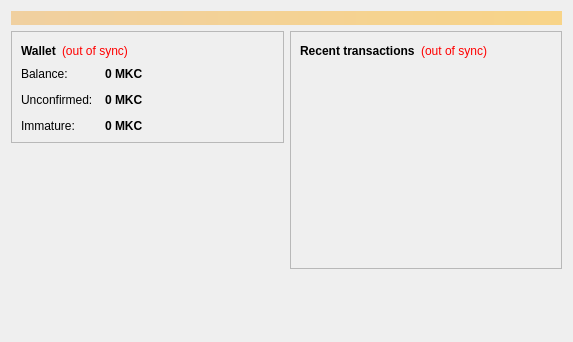
<?xml version="1.0" encoding="UTF-8"?>
<ui version="4.0">
 <class>OverviewPage</class>
 <widget class="QWidget" name="OverviewPage">
  <property name="geometry">
   <rect>
    <x>0</x>
    <y>0</y>
    <width>573</width>
    <height>342</height>
   </rect>
  </property>
  <property name="windowTitle">
   <string>Form</string>
  </property>
  <layout class="QVBoxLayout" name="topLayout">
   <item>
    <widget class="QLabel" name="labelAlerts">
     <property name="visible">
      <bool>false</bool>
     </property>
     <property name="styleSheet">
      <string notr="true">background-color: qlineargradient(x1: 0, y1: 0, x2: 1, y2: 0, stop:0 #F0D0A0, stop:1 #F8D488); color:#000000;</string>
     </property>
     <property name="wordWrap">
      <bool>true</bool>
     </property>
     <property name="margin">
      <number>3</number>
     </property>
    </widget>
   </item>
   <item>
    <layout class="QHBoxLayout" name="horizontalLayout" stretch="1,1">
     <item>
      <layout class="QVBoxLayout" name="verticalLayout_2">
       <item>
        <widget class="QFrame" name="frame">
         <property name="frameShape">
          <enum>QFrame::StyledPanel</enum>
         </property>
         <property name="frameShadow">
          <enum>QFrame::Raised</enum>
         </property>
         <layout class="QVBoxLayout" name="verticalLayout_4">
          <item>
           <layout class="QHBoxLayout" name="horizontalLayout_4">
            <item>
             <widget class="QLabel" name="label_5">
              <property name="font">
               <font>
                <weight>75</weight>
                <bold>true</bold>
               </font>
              </property>
              <property name="text">
               <string>Wallet</string>
              </property>
             </widget>
            </item>
            <item>
             <widget class="QLabel" name="labelWalletStatus">
              <property name="toolTip">
               <string>The displayed information may be out of date. Your wallet automatically synchronizes with the Mkcoin network after a connection is established, but this process has not completed yet.</string>
              </property>
              <property name="styleSheet">
               <string notr="true">QLabel { color: red; }</string>
              </property>
              <property name="text">
               <string notr="true">(out of sync)</string>
              </property>
              <property name="alignment">
               <set>Qt::AlignLeading|Qt::AlignLeft|Qt::AlignVCenter</set>
              </property>
             </widget>
            </item>
            <item>
             <spacer name="horizontalSpacer_2">
              <property name="orientation">
               <enum>Qt::Horizontal</enum>
              </property>
              <property name="sizeHint" stdset="0">
               <size>
                <width>40</width>
                <height>20</height>
               </size>
              </property>
             </spacer>
            </item>
           </layout>
          </item>
          <item>
           <layout class="QFormLayout" name="formLayout_2">
            <property name="fieldGrowthPolicy">
             <enum>QFormLayout::AllNonFixedFieldsGrow</enum>
            </property>
            <property name="horizontalSpacing">
             <number>12</number>
            </property>
            <property name="verticalSpacing">
             <number>12</number>
            </property>
            <item row="0" column="0">
             <widget class="QLabel" name="label">
              <property name="text">
               <string>Balance:</string>
              </property>
             </widget>
            </item>
            <item row="0" column="1">
             <widget class="QLabel" name="labelBalance">
              <property name="font">
               <font>
                <weight>75</weight>
                <bold>true</bold>
               </font>
              </property>
              <property name="cursor">
               <cursorShape>IBeamCursor</cursorShape>
              </property>
              <property name="toolTip">
               <string>Your current balance</string>
              </property>
              <property name="text">
               <string notr="true">0 MKC</string>
              </property>
              <property name="textInteractionFlags">
               <set>Qt::LinksAccessibleByMouse|Qt::TextSelectableByKeyboard|Qt::TextSelectableByMouse</set>
              </property>
             </widget>
            </item>
            <item row="1" column="0">
             <widget class="QLabel" name="label_3">
              <property name="text">
               <string>Unconfirmed:</string>
              </property>
             </widget>
            </item>
            <item row="1" column="1">
             <widget class="QLabel" name="labelUnconfirmed">
              <property name="font">
               <font>
                <weight>75</weight>
                <bold>true</bold>
               </font>
              </property>
              <property name="cursor">
               <cursorShape>IBeamCursor</cursorShape>
              </property>
              <property name="toolTip">
               <string>Total of transactions that have yet to be confirmed, and do not yet count toward the current balance</string>
              </property>
              <property name="text">
               <string notr="true">0 MKC</string>
              </property>
              <property name="textInteractionFlags">
               <set>Qt::LinksAccessibleByMouse|Qt::TextSelectableByKeyboard|Qt::TextSelectableByMouse</set>
              </property>
             </widget>
            </item>
            <item row="2" column="0">
             <widget class="QLabel" name="labelImmatureText">
              <property name="text">
               <string>Immature:</string>
              </property>
             </widget>
            </item>
            <item row="2" column="1">
             <widget class="QLabel" name="labelImmature">
              <property name="font">
               <font>
                <weight>75</weight>
                <bold>true</bold>
               </font>
              </property>
              <property name="toolTip">
               <string>Mined balance that has not yet matured</string>
              </property>
              <property name="text">
               <string notr="true">0 MKC</string>
              </property>
              <property name="textInteractionFlags">
               <set>Qt::LinksAccessibleByMouse|Qt::TextSelectableByKeyboard|Qt::TextSelectableByMouse</set>
              </property>
             </widget>
            </item>
           </layout>
          </item>
         </layout>
        </widget>
       </item>
       <item>
        <spacer name="verticalSpacer">
         <property name="orientation">
          <enum>Qt::Vertical</enum>
         </property>
         <property name="sizeHint" stdset="0">
          <size>
           <width>20</width>
           <height>40</height>
          </size>
         </property>
        </spacer>
       </item>
      </layout>
     </item>
     <item>
      <layout class="QVBoxLayout" name="verticalLayout_3">
       <item>
        <widget class="QFrame" name="frame_2">
         <property name="frameShape">
          <enum>QFrame::StyledPanel</enum>
         </property>
         <property name="frameShadow">
          <enum>QFrame::Raised</enum>
         </property>
         <layout class="QVBoxLayout" name="verticalLayout">
          <item>
           <layout class="QHBoxLayout" name="horizontalLayout_2">
            <item>
             <widget class="QLabel" name="label_4">
              <property name="text">
               <string>&lt;b&gt;Recent transactions&lt;/b&gt;</string>
              </property>
             </widget>
            </item>
            <item>
             <widget class="QLabel" name="labelTransactionsStatus">
              <property name="toolTip">
               <string>The displayed information may be out of date. Your wallet automatically synchronizes with the Mkcoin network after a connection is established, but this process has not completed yet.</string>
              </property>
              <property name="styleSheet">
               <string notr="true">QLabel { color: red; }</string>
              </property>
              <property name="text">
               <string notr="true">(out of sync)</string>
              </property>
              <property name="alignment">
               <set>Qt::AlignRight|Qt::AlignTrailing|Qt::AlignVCenter</set>
              </property>
             </widget>
            </item>
            <item>
             <spacer name="horizontalSpacer">
              <property name="orientation">
               <enum>Qt::Horizontal</enum>
              </property>
              <property name="sizeHint" stdset="0">
               <size>
                <width>40</width>
                <height>20</height>
               </size>
              </property>
             </spacer>
            </item>
           </layout>
          </item>
          <item>
           <widget class="QListView" name="listTransactions">
            <property name="styleSheet">
             <string notr="true">QListView { background: transparent; }</string>
            </property>
            <property name="frameShape">
             <enum>QFrame::NoFrame</enum>
            </property>
            <property name="verticalScrollBarPolicy">
             <enum>Qt::ScrollBarAlwaysOff</enum>
            </property>
            <property name="horizontalScrollBarPolicy">
             <enum>Qt::ScrollBarAlwaysOff</enum>
            </property>
            <property name="selectionMode">
             <enum>QAbstractItemView::NoSelection</enum>
            </property>
           </widget>
          </item>
         </layout>
        </widget>
       </item>
       <item>
        <spacer name="verticalSpacer_2">
         <property name="orientation">
          <enum>Qt::Vertical</enum>
         </property>
         <property name="sizeHint" stdset="0">
          <size>
           <width>20</width>
           <height>40</height>
          </size>
         </property>
        </spacer>
       </item>
      </layout>
     </item>
    </layout>
   </item>
  </layout>
 </widget>
 <resources/>
 <connections/>
</ui>
